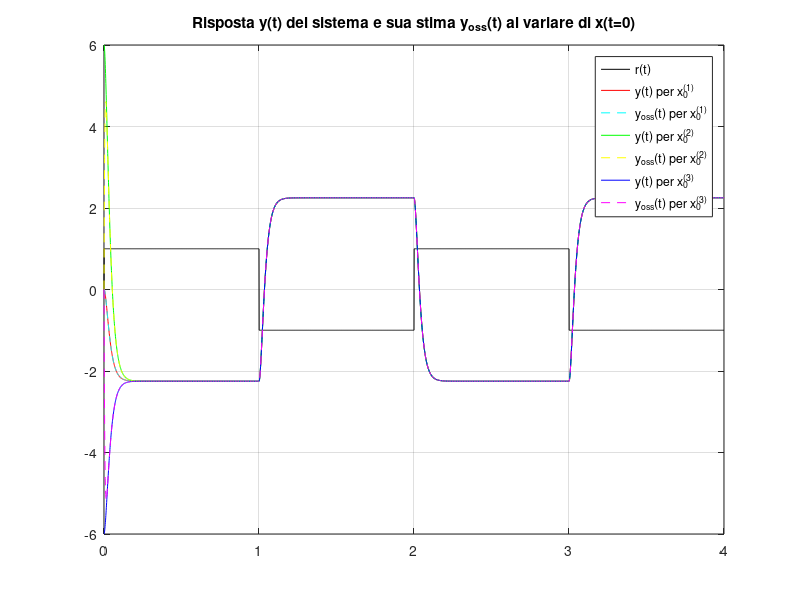
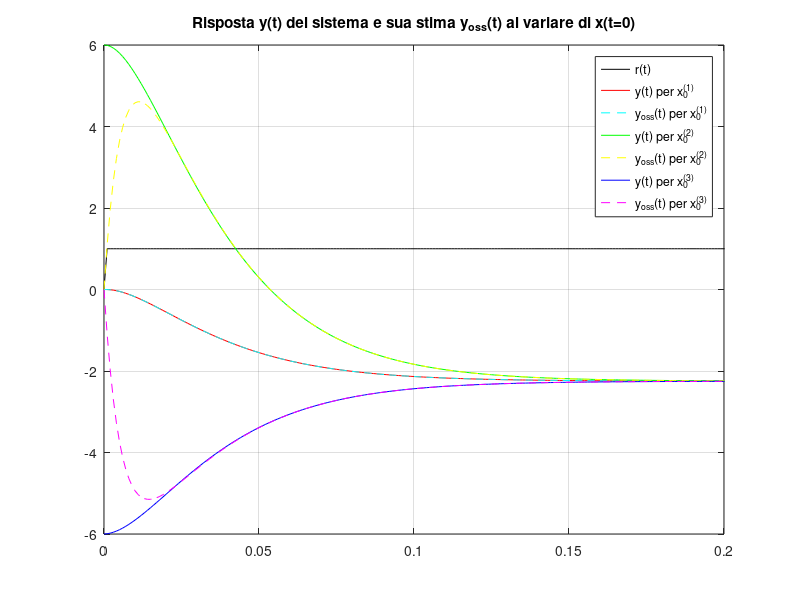
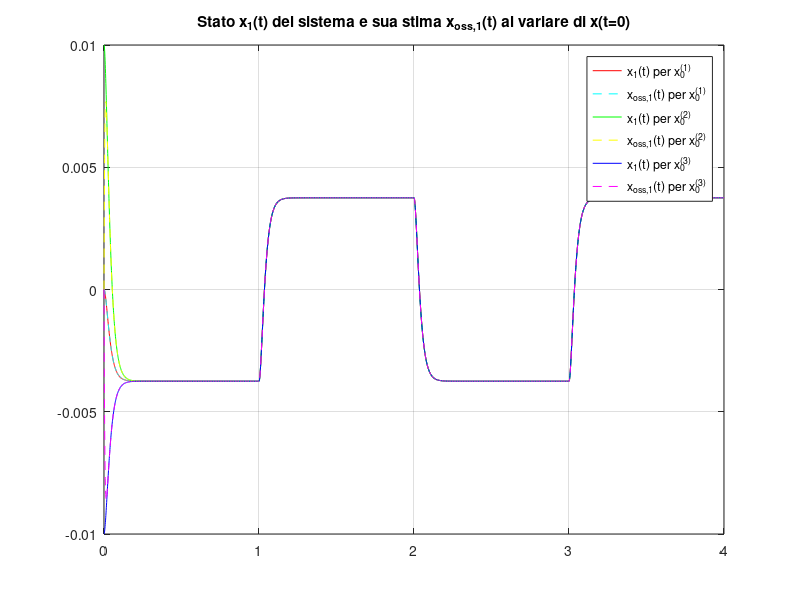
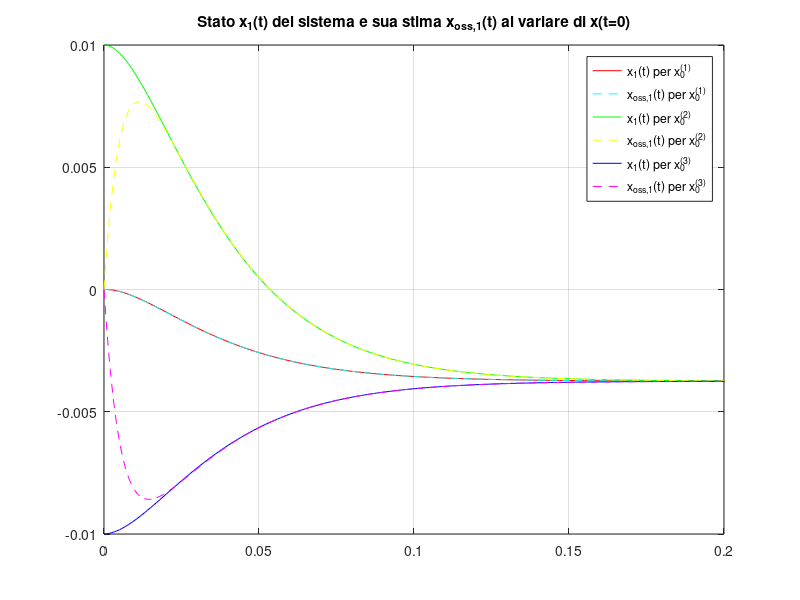

Source code (MATLAB) for these figures, in order:
A = [0,1;-2400,-100];
B = [0;-9];
C = [600, 0];
D = 0;

Mo = obsv(A,C);

if rank(Mo) == size(A,1)
    disp('Sistema completamente osservabile');
    poles = [-120, -180];
    L = acker(A',C',poles')';
    
    Atot=[A,zeros(size(A)); L*C, A-L*C];
    Btot = [B;B];
     Ctot=[C, zeros(size(C)); zeros(size(C)), C];
    Dtot = [D;D];
    
    sistema_con_osservatore = ss(Atot, Btot, Ctot, Dtot);
    t_r=0:.001:4;
    r=sign(sin(2*pi*0.5*t_r));
    
     x0_1=[ 0.00; 0];
     x0_2=[+0.01; 0];
     x0_3=[-0.01; 0];
     x0oss=[0; 0];
     x0tot_1=[x0_1; x0oss];
     x0tot_2=[x0_2; x0oss];
     x0tot_3=[x0_3; x0oss];
     
     [ytot_1,t_ytot_1,xtot_1]=lsim(sistema_con_osservatore,r,t_r,x0tot_1);
     [ytot_2,t_ytot_2,xtot_2]=lsim(sistema_con_osservatore,r,t_r,x0tot_2);
     [ytot_3,t_ytot_3,xtot_3]=lsim(sistema_con_osservatore,r,t_r,x0tot_3);
     
     figure, plot(t_r,r,'k',t_ytot_1,ytot_1(:,1),'r',t_ytot_1,ytot_1(:,2),'c--', ...
                           t_ytot_2,ytot_2(:,1),'g',t_ytot_2,ytot_2(:,2),'y--', ...
                           t_ytot_3,ytot_3(:,1),'b',t_ytot_3,ytot_3(:,2),'m--'), grid on,
     title(['Risposta y(t) del sistema e sua stima y_{oss}(t) al variare di x(t=0)']),
     legend('r(t)','y(t) per x_0^{(1)}', 'y_{oss}(t) per x_0^{(1)}',...
     'y(t) per x_0^{(2)}', 'y_{oss}(t) per x_0^{(2)}',...
     'y(t) per x_0^{(3)}', 'y_{oss}(t) per x_0^{(3)}')
 
     figure, plot(t_r,r,'k',t_ytot_1,ytot_1(:,1),'r',t_ytot_1,ytot_1(:,2),'c--', ...
                           t_ytot_2,ytot_2(:,1),'g',t_ytot_2,ytot_2(:,2),'y--', ...
                           t_ytot_3,ytot_3(:,1),'b',t_ytot_3,ytot_3(:,2),'m--'), grid on,
     title(['Risposta y(t) del sistema e sua stima y_{oss}(t) al variare di x(t=0)']),
     legend('r(t)','y(t) per x_0^{(1)}', 'y_{oss}(t) per x_0^{(1)}',...
     'y(t) per x_0^{(2)}', 'y_{oss}(t) per x_0^{(2)}',...
     'y(t) per x_0^{(3)}', 'y_{oss}(t) per x_0^{(3)}')
     axis_orig=axis;
     axis([0,0.2,axis_orig(3:4)]);
     
     figure, plot(t_ytot_1,xtot_1(:,1),'r',t_ytot_1,xtot_1(:,3),'c--', ...
                 t_ytot_2,xtot_2(:,1),'g',t_ytot_2,xtot_2(:,3),'y--', ...
                 t_ytot_3,xtot_3(:,1),'b',t_ytot_3,xtot_3(:,3),'m--'), grid on,
     title(['Stato x_1(t) del sistema e sua stima x_{oss,1}(t) al variare di x(t=0)']),
     legend('x_1(t) per x_0^{(1)}', 'x_{oss,1}(t) per x_0^{(1)}',...
     'x_1(t) per x_0^{(2)}', 'x_{oss,1}(t) per x_0^{(2)}',...
     'x_1(t) per x_0^{(3)}', 'x_{oss,1}(t) per x_0^{(3)}')
 
     figure, plot(t_ytot_1,xtot_1(:,1),'r',t_ytot_1,xtot_1(:,3),'c--', ...
                 t_ytot_2,xtot_2(:,1),'g',t_ytot_2,xtot_2(:,3),'y--', ...
                 t_ytot_3,xtot_3(:,1),'b',t_ytot_3,xtot_3(:,3),'m--'), grid on,
     title(['Stato x_1(t) del sistema e sua stima x_{oss,1}(t) al variare di x(t=0)']),
     legend('x_1(t) per x_0^{(1)}', 'x_{oss,1}(t) per x_0^{(1)}',...
     'x_1(t) per x_0^{(2)}', 'x_{oss,1}(t) per x_0^{(2)}',...
     'x_1(t) per x_0^{(3)}', 'x_{oss,1}(t) per x_0^{(3)}')
     axis_orig=axis;
     axis([0,0.2,axis_orig(3:4)]);
     
     figure, plot(t_ytot_1,xtot_1(:,2),'r',t_ytot_1,xtot_1(:,4),'c--', ...
                 t_ytot_2,xtot_2(:,2),'g',t_ytot_2,xtot_2(:,4),'y--', ...
                 t_ytot_3,xtot_3(:,2),'b',t_ytot_3,xtot_3(:,4),'m--'), grid on,
     title(['Stato x_2(t) del sistema e sua stima x_{oss,2}(t) al variare di x(t=0)']),
     legend('x_2(t) per x_0^{(1)}', 'x_{oss,2}(t) per x_0^{(1)}',...
     'x_2(t) per x_0^{(2)}', 'x_{oss,2}(t) per x_0^{(2)}',...
     'x_2(t) per x_0^{(3)}', 'x_{oss,2}(t) per x_0^{(3)}')
 
     figure, plot(t_ytot_1,xtot_1(:,2),'r',t_ytot_1,xtot_1(:,4),'c--', ...
                 t_ytot_2,xtot_2(:,2),'g',t_ytot_2,xtot_2(:,4),'y--', ...
             t_ytot_3,xtot_3(:,2),'b',t_ytot_3,xtot_3(:,4),'m--'), grid on,
     title(['Stato x_2(t) del sistema e sua stima x_{oss,2}(t) al variare di x(t=0)']),
     legend('x_2(t) per x_0^{(1)}', 'x_{oss,2}(t) per x_0^{(1)}',...
     'x_2(t) per x_0^{(2)}', 'x_{oss,2}(t) per x_0^{(2)}',...
     'x_2(t) per x_0^{(3)}', 'x_{oss,2}(t) per x_0^{(3)}')
     axis_orig=axis;
     axis([0,0.2,axis_orig(3:4)]);


else
    disp('Sistema non completamente osservabile');
end